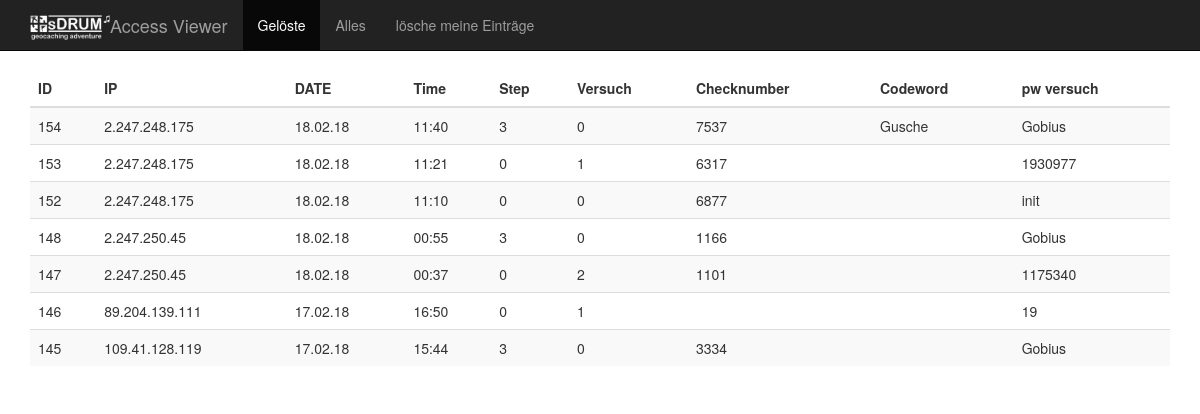
Page /show_access1.php?a=view&mode=all on the earlier database version.
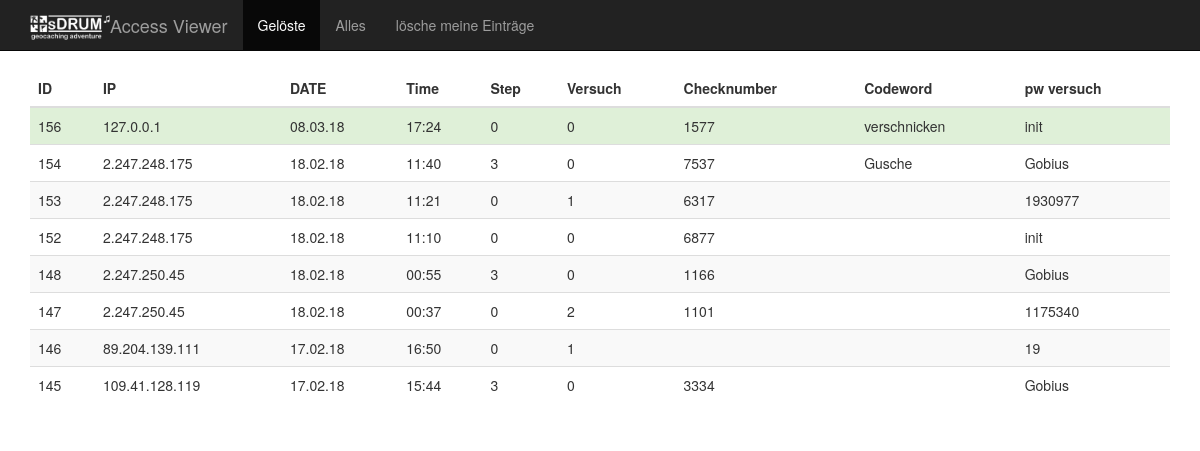
Same page on the later database version.
### tables this page shows
CREATE TABLE "access_list" (
	`id`	INTEGER PRIMARY KEY AUTOINCREMENT,
	`ip_adress`	TEXT,
	`ts`	INTEGER,
	`pw`	TEXT,
	`try`	INTEGER,
	`step`	INTEGER,
	`cross`	INTEGER,
	`codeword`	TEXT
);

### show_access1.php (the view, shortened to what this page needs)
<!DOCTYPE html>
<html lang="de">
  <head>
    <link href="include/bootstrap-3.3.5-dist/css/bootstrap.min.css" rel="stylesheet">
  </head>
  <body>
    <nav class="navbar navbar-default navbar-fixed-top navbar-inverse">
      <div class="container">
        <div class="navbar-header">
          <a class="navbar-brand" href="#">Access Viewer<img src="sDRUM_Logo_invers.png" style="width:80px; float:left;"/></a>
        </div>
        <div id="navbar" class="navbar-collapse collapse">
          <ul class="nav navbar-nav">
            <li class="active"><a href="show_access1.php?a=view&mode=solved">Gelöste</a></li>
            <li><a href="show_access1.php?a=view&mode=all">Alles</a></li>
            <li><a href="show_access1.php?a=drop_me&mode=">lösche meine Einträge</a></li>
          </ul>
        </div>
      </div>
    </nav>
    <div class="container">
   <div class="table-responsive">
<?php
$action = '';
function ts_short($ts)
{
  $temp = bcdiv($ts, 86400, 0);
  return ($temp);
}
function get_table($mode)
{
  $date_ts_now = ts_short(time());
  $db = new SQLite3(DB_NAME);
  if(($mode == '')||($mode == 'solved')){
    $q = "SELECT * FROM access_list WHERE step == 3 ORDER BY ts DESC LIMIT 50";
  }else{
    $q = "SELECT * FROM access_list ORDER BY ts DESC LIMIT 50";
  }
$results = $db->query($q);
  $tbl = '<table class="table table-striped">';
  $tbl .= "<thead style=\"text-align:left;\">";
  $tbl .= "<tr>";
  $tbl .= "<th >ID</th>";
  $tbl .= "<th >IP</th>";
  $tbl .= "<th >DATE</th>";
  $tbl .= "<th >Time</th>";
  $tbl .= "<th >Step</th>";
  $tbl .= "<th >Versuch</th>";
  $tbl .= "<th >Checknumber</th>";
  $tbl .= "<th >Codeword</th>";
  $tbl .= "<th >pw versuch</th>";
  $tbl .= "</tr>";
  $tbl .= "</thead>";
  $tbl .= "<tbody>";
  while ($row = $results->fetchArray()) {
     $css = '';
     $date_ts = ts_short($row['ts']);
     if($date_ts == $date_ts_now){$css = 'class="success"';}else
     if($date_ts == $date_ts_now-1){$css = 'class="info"';}
     $tbl .= "<tr $css>";
     $tbl .= "<td>".$row['id']."</td>";
     $tbl .= "<td>".$row['ip_adress']."</td>";
     $tbl .= "<td>".date("d.m.y",$row['ts'] )."</td>";
     $tbl .= "<td>".date("H:i",$row['ts'] )."</td>";
     $tbl .= "<td>".$row['step']."</td>";
     $tbl .= "<td>".$row['try']."</td>";
     $tbl .= "<td>".$row['cross']."</td>";
     $tbl .= "<td>".$row['codeword']."</td>";
     $tbl .= "<td>".$row['pw']."</td>";
     $tbl .= "</tr>";
  }
  $tbl .= "</tbody>";
  $tbl .= '</table>';
  return $tbl;
}
if (isset($_REQUEST['a']))
{
  $action = $_REQUEST['a'];
  $mode = '';
  if(isset($_REQUEST['mode'])){$mode = $_REQUEST['mode'];}
}
if($action == 'view')
{
  print get_table($mode);
}
?>
    </div>
    </div>
  </body>
</html>

### show_access1.php (style rules this page uses)
body { padding-top: 70px; }

Differences in the rows shown:
added access_list: id "156", ip_adress "127.0.0.1", ts "08.03.18", ts "17:24", step "0", try "0", cross "1577", codeword "verschnicken", pw "init"
